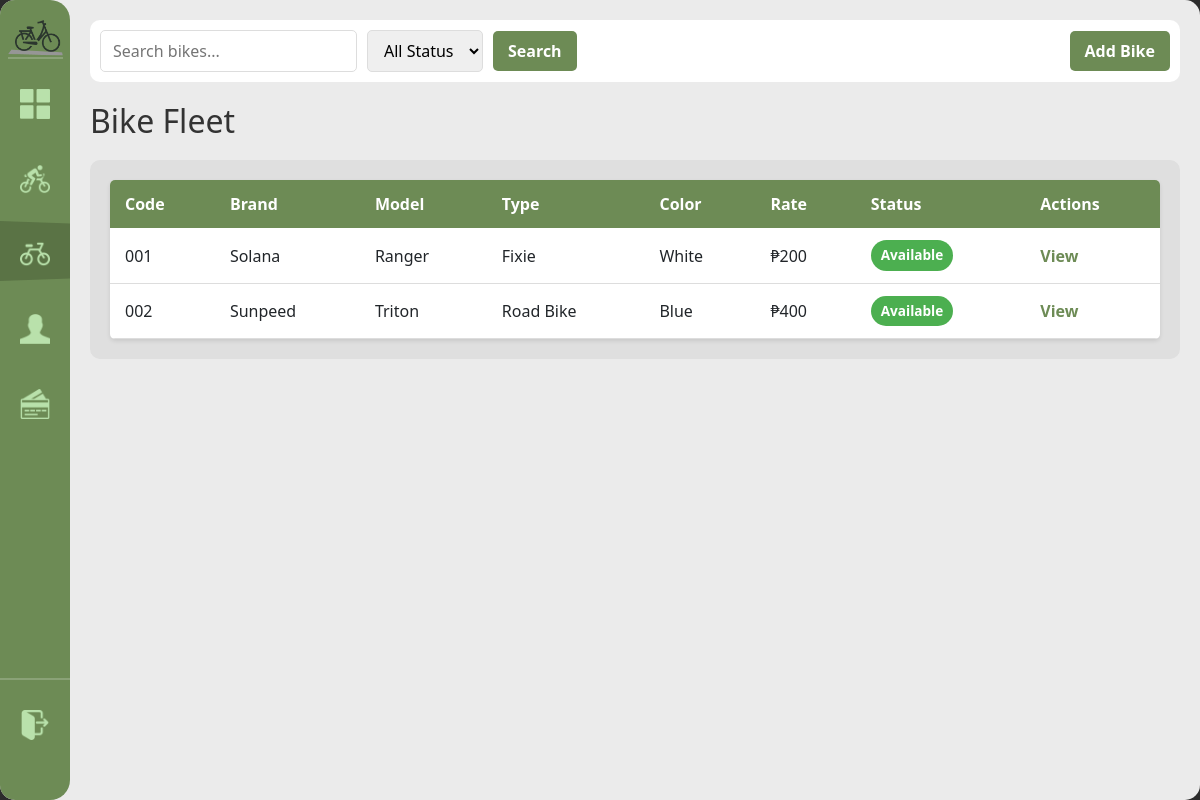
The app's page /bikes (signed in), older data.
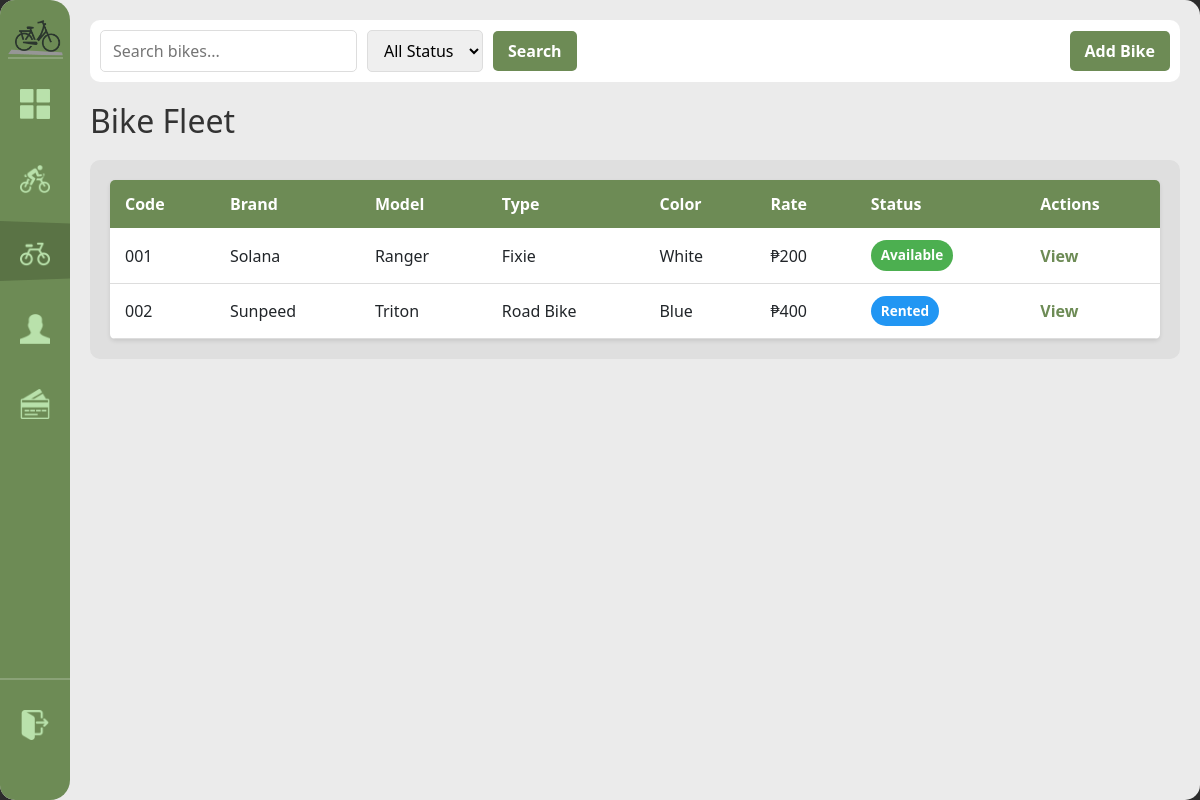
The same page, newer data.
### tables this page shows
CREATE TABLE bike (
            bike_id INTEGER PRIMARY KEY AUTOINCREMENT,
            bike_code TEXT NOT NULL UNIQUE,
            brand TEXT NOT NULL, model TEXT NOT NULL,
            color TEXT NOT NULL,
            bike_rate DECIMAL(8,2) NOT NULL DEFAULT 0,
            type TEXT NOT NULL DEFAULT 'standard',
            status TEXT NOT NULL DEFAULT 'available' CHECK(status IN('available','rented','retired')),
            date_added DATE NOT NULL DEFAULT(date('now','localtime'))
        );

### handlers/bike_routes.py (the view)
@bikes_bp.route('/bikes')
@login_required
def registry():
    search = request.args.get('search', '')
    status = request.args.get('status', 'all')
    all_bikes = database.get().get_all_bikes(search, status)
    return render_template('bike_registry.html', bikes=all_bikes, search=search, filter_status=status)

### app.py (called while the page is built)
def get_sidebar_state():
    return request.cookies.get('sidebarState') == 'expanded'

@app.context_processor
def inject_sidebar_state():
    return dict(sidebar_expanded=get_sidebar_state())

@app.context_processor
def inject_current_staff():
    staff = current_staff()
    return dict(current_staff=staff, is_admin=staff and staff.get("role") == "admin")

### modules/auth.py (called while the page is built)
def login_required(view):
    @wraps(view)
    def wrapped(*args, **kwargs):
        if not session.get("staff_id"):
            return redirect(url_for("login"))
        return view(*args, **kwargs)
    return wrapped

def current_staff():
    if not session.get("staff_id"):
        return None
    return {
        "staff_id": session.get("staff_id"),
        "username": session.get("username"),
        "first_name": session.get("first_name"),
        "last_name": session.get("last_name"),
        "role": session.get("role"),
    }

### modules/database.py (called while the page is built)
def get():
    if not db: init()
    return db

### templates/bike_registry.html (shortened to what this page needs)
{% extends "base.html" %}
{% block content %}
<div class="top-bar">
    <form method="get" class="search-form">
        <input type="text" name="search" placeholder="Search bikes..." value="{{ search }}">
        <select name="status">
            <option value="all" {% if filter_status == 'all' %}selected{% endif %}>All Status</option>
        </select>
        <button type="submit">Search</button>
        <button type="button" id="add-bike-btn" class="btn-primary">Add Bike</button>
    </form>
</div>
<h1>Bike Fleet</h1>
<div class="content-grid">
    <div class="scroll-table-container">
        <table>
            <thead>
                <tr>
                <th>Code</th>
                <th>Brand</th>
                <th>Model</th>
                <th>Type</th>
                <th>Color</th>
                <th>Rate</th>
                <th>Status</th>
                <th>Actions</th>
            </tr>
        </thead>
        <tbody>
            {% for bike in bikes %}
            <tr>
                <td>{{ bike['bike_code'] }}</td>
                <td>{{ bike['brand'] }}</td>
                <td>{{ bike['model'] }}</td>
                <td>{{ bike['type'] }}</td>
                <td>{{ bike['color'] }}</td>
                <td>₱{{ bike['bike_rate'] }}</td>
                <td><span class="status-badge status-{{ bike['status'] }}">{{ bike['status'].replace('_', ' ').title() }}</span></td>
                <td><a href="{{ url_for('bikes.bike_detail', bid=bike['bike_id']) }}">View</a></td>
            </tr>
            {% endfor %}
        </tbody>
    </table>
    </div>
</div>
{% endblock %}

Row changes from the older to the newer data that the page shows:
changed bike "Sunpeed": status "available" → "rented" (drawn); status.replace "Available" → "Rented"
